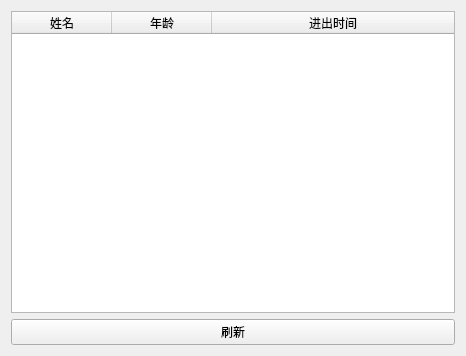
<?xml version="1.0" encoding="UTF-8"?>
<ui version="4.0">
 <class>teenager_record_win</class>
 <widget class="QWidget" name="teenager_record_win">
  <property name="geometry">
   <rect>
    <x>0</x>
    <y>0</y>
    <width>466</width>
    <height>356</height>
   </rect>
  </property>
  <property name="windowTitle">
   <string>Form</string>
  </property>
  <layout class="QVBoxLayout" name="verticalLayout">
   <item>
    <widget class="QTableWidget" name="my_table">
     <property name="editTriggers">
      <set>QAbstractItemView::NoEditTriggers</set>
     </property>
     <property name="selectionMode">
      <enum>QAbstractItemView::ExtendedSelection</enum>
     </property>
     <attribute name="horizontalHeaderStretchLastSection">
      <bool>true</bool>
     </attribute>
     <column>
      <property name="text">
       <string>姓名</string>
      </property>
     </column>
     <column>
      <property name="text">
       <string>年龄</string>
      </property>
     </column>
     <column>
      <property name="text">
       <string>进出时间</string>
      </property>
     </column>
    </widget>
   </item>
   <item>
    <widget class="QPushButton" name="refresh_btn">
     <property name="text">
      <string>刷新</string>
     </property>
    </widget>
   </item>
  </layout>
 </widget>
 <resources/>
 <connections>
  <connection>
   <sender>refresh_btn</sender>
   <signal>clicked()</signal>
   <receiver>teenager_record_win</receiver>
   <slot>make_data_threading()</slot>
   <hints>
    <hint type="sourcelabel">
     <x>379</x>
     <y>334</y>
    </hint>
    <hint type="destinationlabel">
     <x>463</x>
     <y>317</y>
    </hint>
   </hints>
  </connection>
 </connections>
 <slots>
  <slot>make_data_threading()</slot>
 </slots>
</ui>
